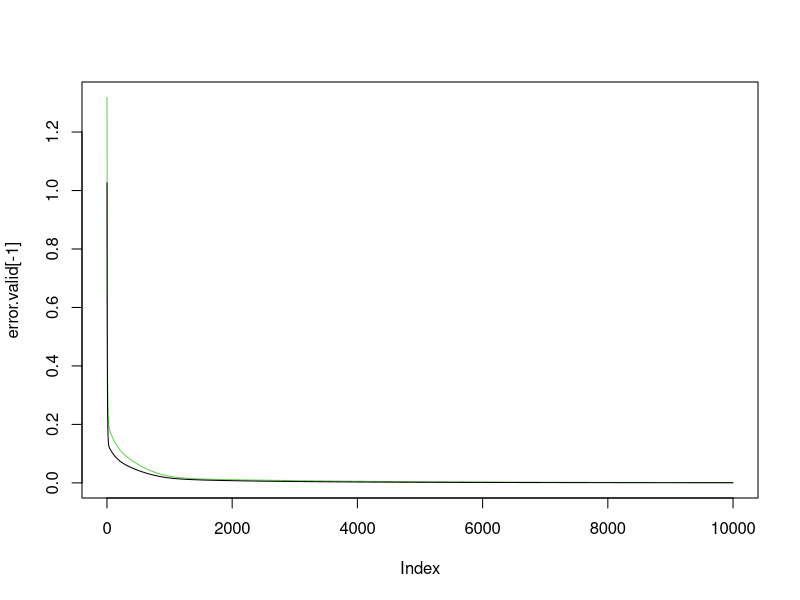
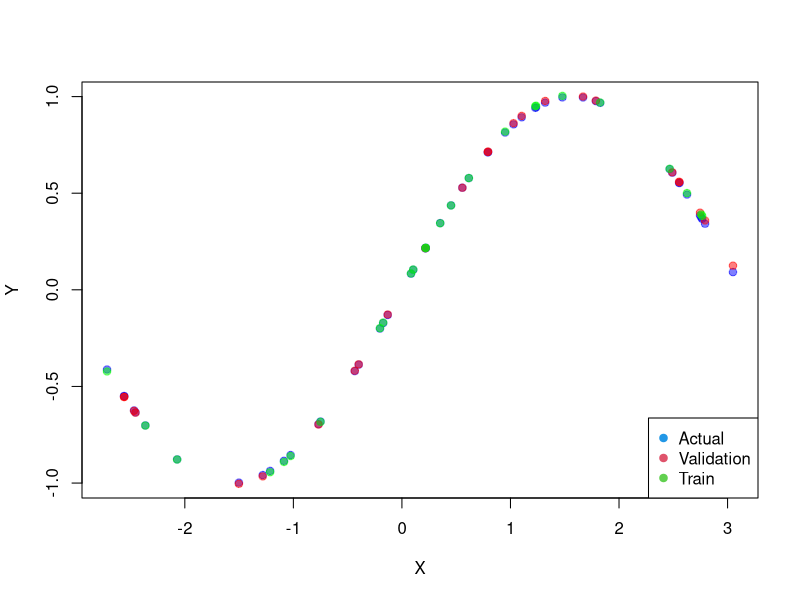

The R script that drew these images, in order:
#### Custom Neuralnet - Iris Dataset
### Functions

## Returns the heaveside value
heaviside = function(z){
  return(ifelse(z>0, 1, 0))
}

### Setup
set.seed(12345)

# Ln function
nums = runif(50, 0.1, 10)
log = log(nums)
data.log = data.frame(x=nums, y=log)

# Heaviside function
nums = runif(50, -1, 1)
heav = heaviside(nums)
data.heav = data.frame(x=nums, y=heav)

# Quadratic function
nums = runif(50, -1, 1)
quad = nums^2
data.quad = data.frame(x=nums, y=quad)

# Absolute function
nums = runif(50, -5, 5)
abs = abs(nums)
data.abs = data.frame(x=nums, y=abs)

# Sine function
rad = runif(50, -pi, pi)
sin = sin(rad)
data.sin = data.frame(x=rad, y=sin)

# Data info
data = data.sin # feel free to change to other data set from above
n.data = dim(data)[1]
x.all = data$x
y.all = data$y

# Split into training and validation set
ids = sample(1:n.data, n.data/2)
train = data[ids,] # training
valid = data[-ids,] # validation
x.train = t(train$x)
x.valid = t(valid$x)
y.train = train$y
y.valid = valid$y

# init weights
w.j = runif(10, -1, 1)
b.j = runif(10, -1, 1)
w.k = runif(10, -1, 1)
b.k = runif(1, -1, 1)

n.train = dim(train)[1]
n.valid = dim(valid)[1]

learning.rate = 1/n.train #^2 # 1/25^2 which is in [1/n, 1/n^2]
n.iterations = 10000 # number of training iterations
error.train = numeric()
error.valid = numeric()
#error = numeric(n.iterations)

### Functions

### Implementation

for(n in 1:n.iterations){
  # error train
  z.j.train = tanh(w.j%*%x.train+b.j)
  y.k.train = w.k%*%z.j.train+b.k
  error.train[n] = 1/2*sum((y.k.train-y.train)^2)
  
  # error train, too slow
  #for(m in 1:n.train) {
  #  z.j <- tanh(w.j * train[m,]$rad + b.j)
  #  y.k <- sum(w.k * z.j) + b.k
  #  error[n] <- error[n] + (y.k - train[m,]$sin)^2
  #}
  # error[n] = error[n]/2
  
  # error validation
  z.j.valid = tanh(w.j%*%x.valid+b.j)
  y.k.valid = w.k%*%z.j.valid+b.k
  error.valid[n] = 1/2*sum((y.k.valid-y.valid)^2)
  
  cat("n: ", n, "| error.train: ", error.train[n], "| error.valid: ", error.valid[n], "\n")
  flush.console()
  
  for(i in 1:n.train){
    # forward propagation
    z.j = tanh(w.j*x.train[i]+b.j)
    y.k = sum(z.j*w.k)+b.k
    
    # backward propagation
    d.k = y.k-y.train[i]
    d.j = (1-z.j^2)*w.k*d.k
    
    # update weigths and biases
    b.k = b.k - learning.rate*d.k
    w.k = w.k - learning.rate*d.k*z.j
    b.j = b.j - learning.rate*d.j
    w.j = w.j - learning.rate*d.j*x.train[i]
  }
}

plot(error.valid[-1], type="l", col=3)
lines(error.train[-1], type="l", col=1)
#lines(error[-1], type="l", col=5)

plot(x.all, y.all, col=rgb(0,0,1,0.5), pch=19,
     xlab="X", ylab="Y")
points(x.valid, y.k.valid, col=rgb(1,0,0,0.5), pch=19)
points(x.train, y.k.train, col=rgb(0,1,0,0.5), pch=19)
legend("bottomright", legend=c("Actual", "Validation", "Train"), col=c(4, 2, 3), pch=19)
